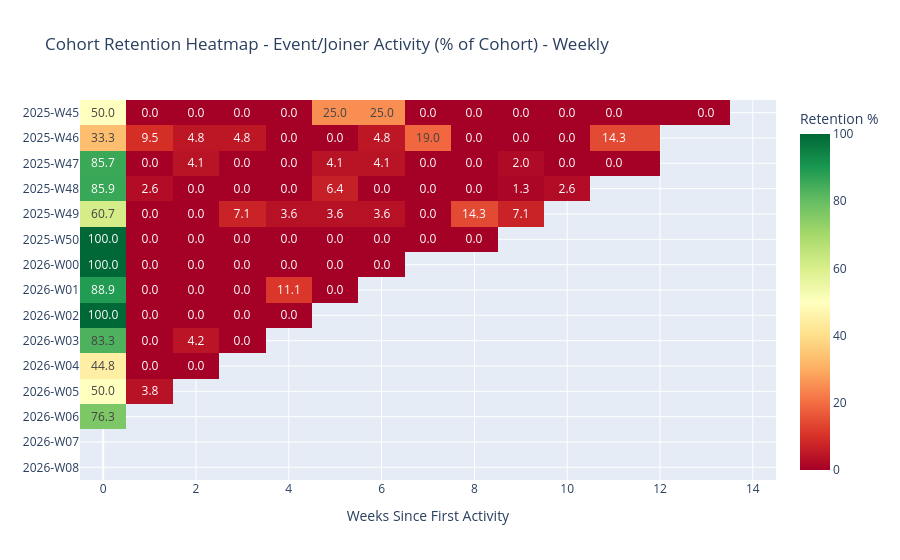

Source (notebook cell):
### Code cell
# Cohort Retention Analysis - Weekly Cohorts (Percentage-Based)
# Remove users who were never active in business activities
cohort_analysis_df = churn_df[churn_df['biz_churn_state'] != 'never_active'].copy()

# Create cohorts based on first activity week
cohort_analysis_df['first_biz_active_date'] = pd.to_datetime(cohort_analysis_df['first_biz_active_date'])
cohort_analysis_df['last_biz_active_date'] = pd.to_datetime(cohort_analysis_df['last_biz_active_date'])

# Use week number instead of month - format as "YYYY-Wxx"
cohort_analysis_df['cohort_week'] = cohort_analysis_df['first_biz_active_date'].dt.strftime('%Y-W%U')

# Calculate weeks active instead of months
cohort_analysis_df['weeks_active'] = (cohort_analysis_df['last_biz_active_date'] - 
                                       cohort_analysis_df['first_biz_active_date']).dt.days // 7

# Get cohort sizes
cohort_sizes = cohort_analysis_df.groupby('cohort_week').size()

# Create retention matrix with absolute counts
retention_counts = cohort_analysis_df.groupby(['cohort_week', 'weeks_active']).size().unstack(fill_value=0)

# Convert to percentages
retention_pct = retention_counts.div(cohort_sizes, axis=0) * 100

# Ensure all weeks 0-6 are present as columns
for week in range(7):
    if week not in retention_pct.columns:
        retention_pct[week] = 0

# Sort columns to ensure proper order
retention_pct = retention_pct.sort_index(axis=1)

# Calculate max possible weeks for each cohort
end_date_dt = pd.to_datetime('2026-02-13')
cohort_first_dates = cohort_analysis_df.groupby('cohort_week')['first_biz_active_date'].min()
max_weeks_elapsed = ((end_date_dt - cohort_first_dates).dt.days // 7).to_dict()

# Mask impossible retention periods (set to NaN)
retention_pct_masked = retention_pct.copy()
for cohort in retention_pct_masked.index:
    max_weeks = max_weeks_elapsed.get(cohort, 0)
    # Set all columns beyond the max possible weeks to NaN
    cols_to_mask = [col for col in retention_pct_masked.columns if col > max_weeks]
    retention_pct_masked.loc[cohort, cols_to_mask] = np.nan

# Create plots with masked data
fig = px.imshow(
    retention_pct_masked,
    title='Cohort Retention Heatmap - Event/Joiner Activity (% of Cohort) - Weekly',
    labels=dict(x='Weeks Since First Activity', y='Cohort Week', color='Retention %'),
    aspect='auto',
    color_continuous_scale='RdYlGn',
    text_auto='.1f'
)
fig.update_layout(yaxis_title=None)
fig.show()

### Figure 1 — Plotly figure (JSON) as saved in the notebook; plotly's stock layout.template omitted (floating-point values rounded to 4 significant figures; data arrays with more than 128 entries replaced by an {"elided": "..."} marker saying what was removed)
{"data": [{"coloraxis": "coloraxis", "hovertemplate": "Weeks Since First Activity: %{x}<br>Cohort Week: %{y}<br>Retention %: %{z}<extra></extra>", "name": "0", "texttemplate": "%{z:.1f}", "type": "heatmap", "x": [0, 1, 2, 3, 4, 5, 6, 7, 8, 9, 10, 11, 13, 14], "xaxis": "x", "y": ["2025-W45", "2025-W46", "2025-W47", "2025-W48", "2025-W49", "2025-W50", "2026-W00", "2026-W01", "2026-W02", "2026-W03", "2026-W04", "2026-W05", "2026-W06", "2026-W07", "2026-W08"], "yaxis": "y", "z": {"elided": "15x14 float values"}}], "layout": {"coloraxis": {"colorbar": {"title": {"text": "Retention %"}}, "colorscale": [[0, "rgb(165,0,38)"], [0.1, "rgb(215,48,39)"], [0.2, "rgb(244,109,67)"], [0.3, "rgb(253,174,97)"], [0.4, "rgb(254,224,139)"], [0.5, "rgb(255,255,191)"], [0.6, "rgb(217,239,139)"], [0.7, "rgb(166,217,106)"], [0.8, "rgb(102,189,99)"], [0.9, "rgb(26,152,80)"], [1, "rgb(0,104,55)"]]}, "title": {"text": "Cohort Retention Heatmap - Event/Joiner Activity (% of Cohort) - Weekly"}, "xaxis": {"anchor": "y", "domain": [0, 1], "title": {"text": "Weeks Since First Activity"}}, "yaxis": {"anchor": "x", "autorange": "reversed", "domain": [0, 1], "title": {}}}}
